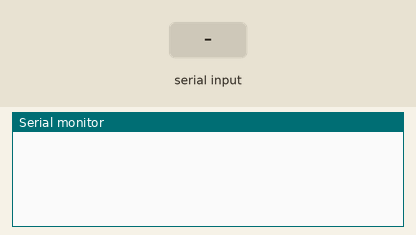
Recording of a sketch running on a simulated Arduino Mega 2560, built with avr-gcc and run on an emulated ATmega2560. On the bench: the last lines printed to the serial monitor. The inputs (shaded band) are chosen by the test bench.

Above: at 1.2 s.
1.3 s: "1\n" received over Serial
At 3.4 s:
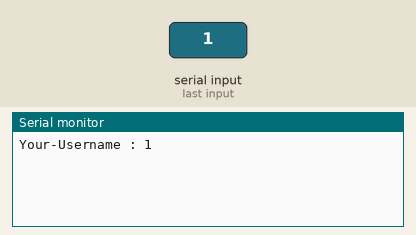
3.8 s: "1\n" received over the second serial link
At 5.2 s:
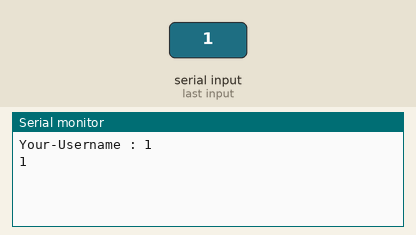
6.2 s: "0\n" received over Serial
At 7.6 s:
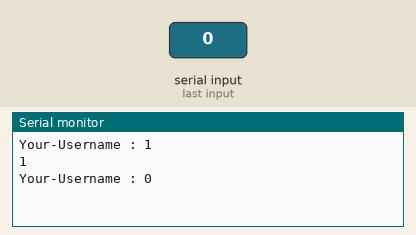
7.7 s: "0\n" received over the second serial link
At 9.4 s:
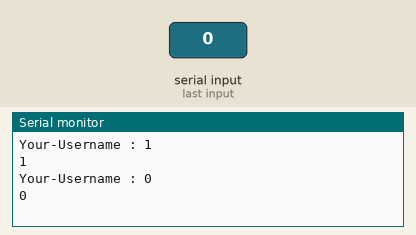

Measured:
- after the input at 1.3 s, the serial monitor: prints a new line after 1.0 s (image 1)
- after the input at 3.8 s, the serial monitor: prints a new line after 1.0 s (image 2)
- after the input at 6.2 s, the serial monitor: prints a new line after 1.0 s (image 3)
- after the input at 7.7 s, the serial monitor: prints a new line after 1.0 s (image 4)

The sketch:

practice_serial2.ino
```cpp
String username = "Your-Username";
void setup() {
	Serial.begin(9600);
	Serial1.begin(115200);
}

void loop() {
	serialEvent();
}

void serialEvent() {
	if (Serial.available() > 0) {
		String sendMessage = Serial.readStringUntil('\r');
		Serial.flush();
		Serial.println(username + " : " + sendMessage);
		Serial1.print(username + " : " + sendMessage);
		Serial1.print('\r');

	}
	if (Serial1.available() > 0) {
		String recieveMessage = Serial1.readStringUntil('\r');
		Serial.println(recieveMessage);
	}
}
```
